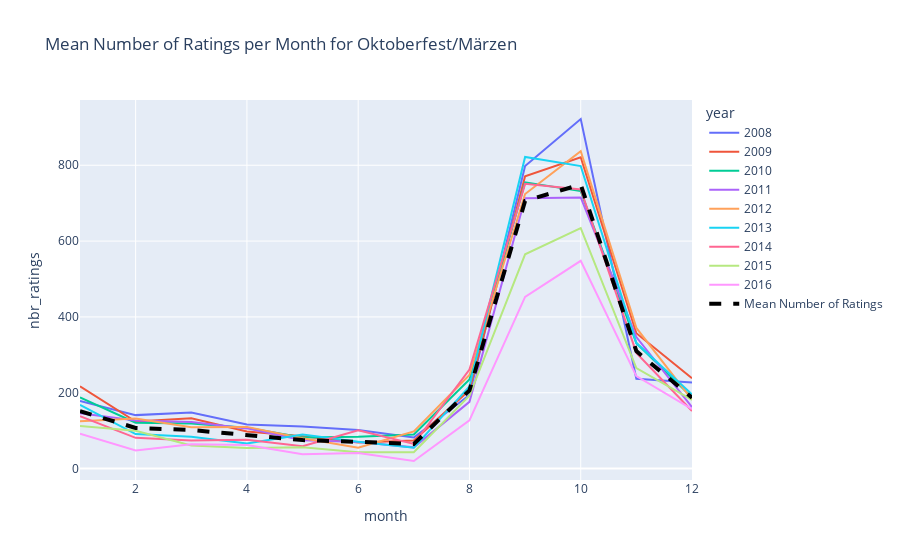
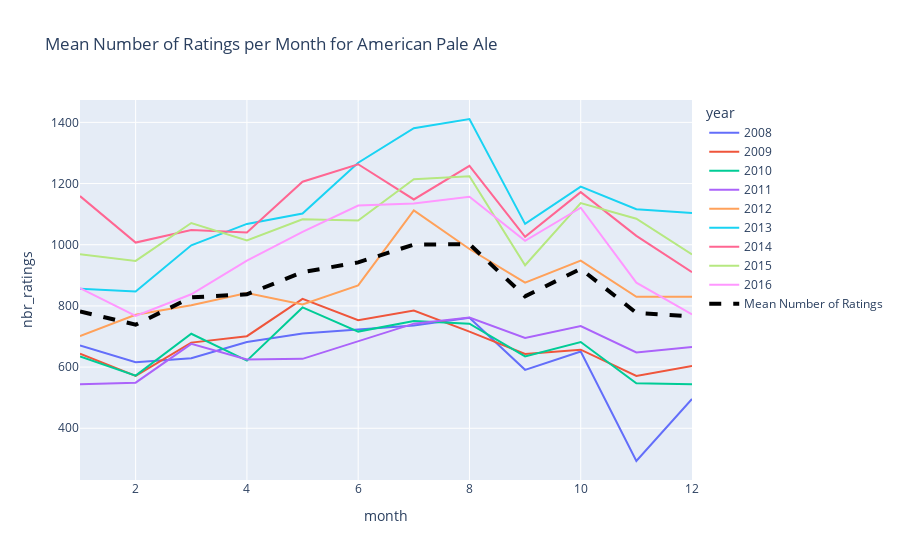
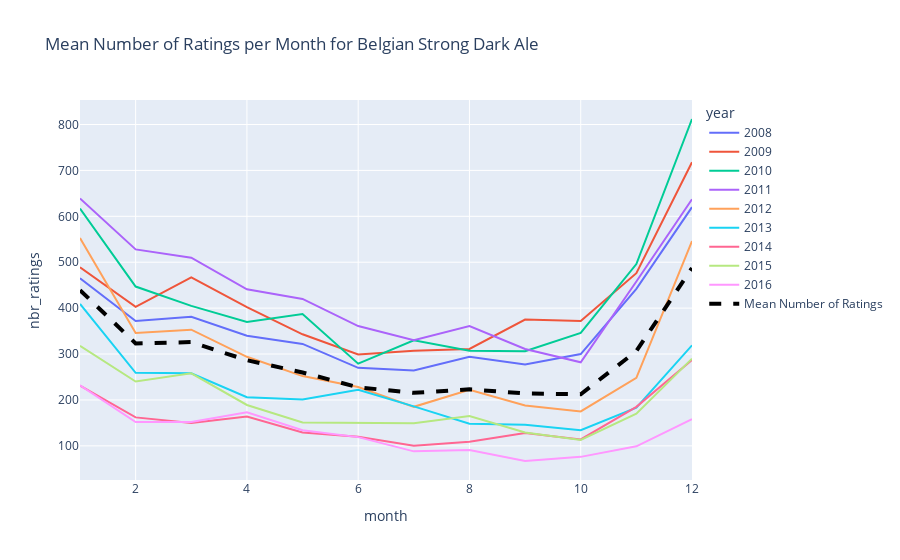

Write notebook code for charts like these, in order.
### Markdown cell above
Let's now observe the average ratings per month of some Beer's style. Can we see any particular differences? Have those styles any period where the number of ratings increases?

### Code cell
sample_styles = ['Oktoberfest/Märzen', 'American Pale Ale', 'Belgian Strong Dark Ale']

for style in sample_styles: 
    ratings_users_sample = ratings_combined_df[ratings_combined_df['style'] == style]

    year_month_ratings_count, year_month_ratings_count_filtered, mean_ratings_per_month = dataframe_time_analysis(ratings_users_sample, 2008, 2017)
    
    # Plot with plotly the mean number of ratings per month
    fig = px.line(year_month_ratings_count_filtered, x='month', y='nbr_ratings', color='year', title='Mean Number of Ratings per Month for {}'.format(style))
    fig.add_trace(go.Scatter(x=year_month_ratings_count_filtered.month, y=mean_ratings_per_month.mean_nbr_ratings, mode='lines', name='Mean Number of Ratings', line=dict(color='black', dash='dash', width=4)))

    fig.show()

### Figure 1 — Plotly figure (JSON) as saved in the notebook; plotly's stock layout.template omitted (floating-point values rounded to 4 significant figures)
{"data": [{"hovertemplate": "year=2008<br>month=%{x}<br>nbr_ratings=%{y}<extra></extra>", "legendgroup": "2008", "line": {"color": "#636efa", "dash": "solid"}, "marker": {"symbol": "circle"}, "mode": "lines", "name": "2008", "orientation": "v", "showlegend": true, "type": "scatter", "x": [1, 2, 3, 4, 5, 6, 7, 8, 9, 10, 11, 12], "xaxis": "x", "y": [178, 141, 148, 116, 111, 102, 82, 194, 798, 922, 237, 227], "yaxis": "y"}, {"hovertemplate": "year=2009<br>month=%{x}<br>nbr_ratings=%{y}<extra></extra>", "legendgroup": "2009", "line": {"color": "#EF553B", "dash": "solid"}, "marker": {"symbol": "circle"}, "mode": "lines", "name": "2009", "orientation": "v", "showlegend": true, "type": "scatter", "x": [1, 2, 3, 4, 5, 6, 7, 8, 9, 10, 11, 12], "xaxis": "x", "y": [217, 124, 133, 98, 85, 69, 74, 207, 771, 821, 357, 238], "yaxis": "y"}, {"hovertemplate": "year=2010<br>month=%{x}<br>nbr_ratings=%{y}<extra></extra>", "legendgroup": "2010", "line": {"color": "#00cc96", "dash": "solid"}, "marker": {"symbol": "circle"}, "mode": "lines", "name": "2010", "orientation": "v", "showlegend": true, "type": "scatter", "x": [1, 2, 3, 4, 5, 6, 7, 8, 9, 10, 11, 12], "xaxis": "x", "y": [188, 121, 119, 108, 82, 84, 90, 235, 755, 732, 331, 188], "yaxis": "y"}, {"hovertemplate": "year=2011<br>month=%{x}<br>nbr_ratings=%{y}<extra></extra>", "legendgroup": "2011", "line": {"color": "#ab63fa", "dash": "solid"}, "marker": {"symbol": "circle"}, "mode": "lines", "name": "2011", "orientation": "v", "showlegend": true, "type": "scatter", "x": [1, 2, 3, 4, 5, 6, 7, 8, 9, 10, 11, 12], "xaxis": "x", "y": [146, 127, 123, 106, 75, 70, 56, 176, 713, 715, 347, 162], "yaxis": "y"}, {"hovertemplate": "year=2012<br>month=%{x}<br>nbr_ratings=%{y}<extra></extra>", "legendgroup": "2012", "line": {"color": "#FFA15A", "dash": "solid"}, "marker": {"symbol": "circle"}, "mode": "lines", "name": "2012", "orientation": "v", "showlegend": true, "type": "scatter", "x": [1, 2, 3, 4, 5, 6, 7, 8, 9, 10, 11, 12], "xaxis": "x", "y": [125, 132, 109, 110, 80, 55, 98, 247, 724, 837, 371, 182], "yaxis": "y"}, {"hovertemplate": "year=2013<br>month=%{x}<br>nbr_ratings=%{y}<extra></extra>", "legendgroup": "2013", "line": {"color": "#19d3f3", "dash": "solid"}, "marker": {"symbol": "circle"}, "mode": "lines", "name": "2013", "orientation": "v", "showlegend": true, "type": "scatter", "x": [1, 2, 3, 4, 5, 6, 7, 8, 9, 10, 11, 12], "xaxis": "x", "y": [168, 91, 84, 66, 90, 71, 55, 217, 822, 798, 331, 196], "yaxis": "y"}, {"hovertemplate": "year=2014<br>month=%{x}<br>nbr_ratings=%{y}<extra></extra>", "legendgroup": "2014", "line": {"color": "#FF6692", "dash": "solid"}, "marker": {"symbol": "circle"}, "mode": "lines", "name": "2014", "orientation": "v", "showlegend": true, "type": "scatter", "x": [1, 2, 3, 4, 5, 6, 7, 8, 9, 10, 11, 12], "xaxis": "x", "y": [138, 81, 74, 76, 59, 101, 65, 261, 751, 736, 305, 152], "yaxis": "y"}, {"hovertemplate": "year=2015<br>month=%{x}<br>nbr_ratings=%{y}<extra></extra>", "legendgroup": "2015", "line": {"color": "#B6E880", "dash": "solid"}, "marker": {"symbol": "circle"}, "mode": "lines", "name": "2015", "orientation": "v", "showlegend": true, "type": "scatter", "x": [1, 2, 3, 4, 5, 6, 7, 8, 9, 10, 11, 12], "xaxis": "x", "y": [112, 100, 61, 54, 56, 43, 43, 192, 565, 634, 265, 181], "yaxis": "y"}, {"hovertemplate": "year=2016<br>month=%{x}<br>nbr_ratings=%{y}<extra></extra>", "legendgroup": "2016", "line": {"color": "#FF97FF", "dash": "solid"}, "marker": {"symbol": "circle"}, "mode": "lines", "name": "2016", "orientation": "v", "showlegend": true, "type": "scatter", "x": [1, 2, 3, 4, 5, 6, 7, 8, 9, 10, 11, 12], "xaxis": "x", "y": [92, 48, 64, 62, 38, 41, 20, 127, 453, 548, 244, 157], "yaxis": "y"}, {"line": {"color": "black", "dash": "dash", "width": 4}, "mode": "lines", "name": "Mean Number of Ratings", "type": "scatter", "x": [1, 2, 3, 4, 5, 6, 7, 8, 9, 10, 11, 12, 1, 2, 3, 4, 5, 6, 7, 8, 9, 10, 11, 12, 1, 2, 3, 4, 5, 6, 7, 8, 9, 10, 11, 12, 1, 2, 3, 4, 5, 6, 7, 8, 9, 10, 11, 12, 1, 2, 3, 4, 5, 6, 7, 8, 9, 10, 11, 12, 1, 2, 3, 4, 5, 6, 7, 8, 9, 10, 11, 12, 1, 2, 3, 4, 5, 6, 7, 8, 9, 10, 11, 12, 1, 2, 3, 4, 5, 6, 7, 8, 9, 10, 11, 12, 1, 2, 3, 4, 5, 6, 7, 8, 9, 10, 11, 12], "y": [151.6, 107.2, 101.7, 88.44, 75.11, 70.67, 64.78, 206.2, 705.8, 749.2, 309.8, 187]}], "layout": {"legend": {"title": {"text": "year"}, "tracegroupgap": 0}, "title": {"text": "Mean Number of Ratings per Month for Oktoberfest/Märzen"}, "xaxis": {"anchor": "y", "domain": [0, 1], "title": {"text": "month"}}, "yaxis": {"anchor": "x", "domain": [0, 1], "title": {"text": "nbr_ratings"}}}}

### Figure 2 — Plotly figure (JSON) as saved in the notebook; plotly's stock layout.template omitted (floating-point values rounded to 4 significant figures)
{"data": [{"hovertemplate": "year=2008<br>month=%{x}<br>nbr_ratings=%{y}<extra></extra>", "legendgroup": "2008", "line": {"color": "#636efa", "dash": "solid"}, "marker": {"symbol": "circle"}, "mode": "lines", "name": "2008", "orientation": "v", "showlegend": true, "type": "scatter", "x": [1, 2, 3, 4, 5, 6, 7, 8, 9, 10, 11, 12], "xaxis": "x", "y": [671, 616, 629, 682, 710, 722, 736, 761, 591, 651, 293, 496], "yaxis": "y"}, {"hovertemplate": "year=2009<br>month=%{x}<br>nbr_ratings=%{y}<extra></extra>", "legendgroup": "2009", "line": {"color": "#EF553B", "dash": "solid"}, "marker": {"symbol": "circle"}, "mode": "lines", "name": "2009", "orientation": "v", "showlegend": true, "type": "scatter", "x": [1, 2, 3, 4, 5, 6, 7, 8, 9, 10, 11, 12], "xaxis": "x", "y": [644, 571, 680, 701, 823, 753, 785, 716, 643, 657, 571, 604], "yaxis": "y"}, {"hovertemplate": "year=2010<br>month=%{x}<br>nbr_ratings=%{y}<extra></extra>", "legendgroup": "2010", "line": {"color": "#00cc96", "dash": "solid"}, "marker": {"symbol": "circle"}, "mode": "lines", "name": "2010", "orientation": "v", "showlegend": true, "type": "scatter", "x": [1, 2, 3, 4, 5, 6, 7, 8, 9, 10, 11, 12], "xaxis": "x", "y": [635, 572, 709, 621, 795, 716, 751, 742, 635, 682, 547, 544], "yaxis": "y"}, {"hovertemplate": "year=2011<br>month=%{x}<br>nbr_ratings=%{y}<extra></extra>", "legendgroup": "2011", "line": {"color": "#ab63fa", "dash": "solid"}, "marker": {"symbol": "circle"}, "mode": "lines", "name": "2011", "orientation": "v", "showlegend": true, "type": "scatter", "x": [1, 2, 3, 4, 5, 6, 7, 8, 9, 10, 11, 12], "xaxis": "x", "y": [544, 549, 676, 625, 627, 685, 742, 762, 695, 734, 648, 666], "yaxis": "y"}, {"hovertemplate": "year=2012<br>month=%{x}<br>nbr_ratings=%{y}<extra></extra>", "legendgroup": "2012", "line": {"color": "#FFA15A", "dash": "solid"}, "marker": {"symbol": "circle"}, "mode": "lines", "name": "2012", "orientation": "v", "showlegend": true, "type": "scatter", "x": [1, 2, 3, 4, 5, 6, 7, 8, 9, 10, 11, 12], "xaxis": "x", "y": [701, 771, 802, 842, 805, 867, 1112, 986, 876, 948, 830, 830], "yaxis": "y"}, {"hovertemplate": "year=2013<br>month=%{x}<br>nbr_ratings=%{y}<extra></extra>", "legendgroup": "2013", "line": {"color": "#19d3f3", "dash": "solid"}, "marker": {"symbol": "circle"}, "mode": "lines", "name": "2013", "orientation": "v", "showlegend": true, "type": "scatter", "x": [1, 2, 3, 4, 5, 6, 7, 8, 9, 10, 11, 12], "xaxis": "x", "y": [856, 847, 998, 1068, 1102, 1268, 1381, 1411, 1068, 1190, 1116, 1104], "yaxis": "y"}, {"hovertemplate": "year=2014<br>month=%{x}<br>nbr_ratings=%{y}<extra></extra>", "legendgroup": "2014", "line": {"color": "#FF6692", "dash": "solid"}, "marker": {"symbol": "circle"}, "mode": "lines", "name": "2014", "orientation": "v", "showlegend": true, "type": "scatter", "x": [1, 2, 3, 4, 5, 6, 7, 8, 9, 10, 11, 12], "xaxis": "x", "y": [1159, 1007, 1048, 1040, 1206, 1263, 1148, 1258, 1026, 1172, 1029, 910], "yaxis": "y"}, {"hovertemplate": "year=2015<br>month=%{x}<br>nbr_ratings=%{y}<extra></extra>", "legendgroup": "2015", "line": {"color": "#B6E880", "dash": "solid"}, "marker": {"symbol": "circle"}, "mode": "lines", "name": "2015", "orientation": "v", "showlegend": true, "type": "scatter", "x": [1, 2, 3, 4, 5, 6, 7, 8, 9, 10, 11, 12], "xaxis": "x", "y": [969, 947, 1071, 1014, 1083, 1079, 1214, 1224, 933, 1136, 1085, 968], "yaxis": "y"}, {"hovertemplate": "year=2016<br>month=%{x}<br>nbr_ratings=%{y}<extra></extra>", "legendgroup": "2016", "line": {"color": "#FF97FF", "dash": "solid"}, "marker": {"symbol": "circle"}, "mode": "lines", "name": "2016", "orientation": "v", "showlegend": true, "type": "scatter", "x": [1, 2, 3, 4, 5, 6, 7, 8, 9, 10, 11, 12], "xaxis": "x", "y": [858, 767, 838, 948, 1042, 1128, 1135, 1157, 1013, 1121, 876, 772], "yaxis": "y"}, {"line": {"color": "black", "dash": "dash", "width": 4}, "mode": "lines", "name": "Mean Number of Ratings", "type": "scatter", "x": [1, 2, 3, 4, 5, 6, 7, 8, 9, 10, 11, 12, 1, 2, 3, 4, 5, 6, 7, 8, 9, 10, 11, 12, 1, 2, 3, 4, 5, 6, 7, 8, 9, 10, 11, 12, 1, 2, 3, 4, 5, 6, 7, 8, 9, 10, 11, 12, 1, 2, 3, 4, 5, 6, 7, 8, 9, 10, 11, 12, 1, 2, 3, 4, 5, 6, 7, 8, 9, 10, 11, 12, 1, 2, 3, 4, 5, 6, 7, 8, 9, 10, 11, 12, 1, 2, 3, 4, 5, 6, 7, 8, 9, 10, 11, 12, 1, 2, 3, 4, 5, 6, 7, 8, 9, 10, 11, 12], "y": [781.9, 738.6, 827.9, 837.9, 910.3, 942.3, 1000.0, 1002.0, 831.1, 921.2, 777.2, 766]}], "layout": {"legend": {"title": {"text": "year"}, "tracegroupgap": 0}, "title": {"text": "Mean Number of Ratings per Month for American Pale Ale"}, "xaxis": {"anchor": "y", "domain": [0, 1], "title": {"text": "month"}}, "yaxis": {"anchor": "x", "domain": [0, 1], "title": {"text": "nbr_ratings"}}}}

### Figure 3 — Plotly figure (JSON) as saved in the notebook; plotly's stock layout.template omitted (floating-point values rounded to 4 significant figures)
{"data": [{"hovertemplate": "year=2008<br>month=%{x}<br>nbr_ratings=%{y}<extra></extra>", "legendgroup": "2008", "line": {"color": "#636efa", "dash": "solid"}, "marker": {"symbol": "circle"}, "mode": "lines", "name": "2008", "orientation": "v", "showlegend": true, "type": "scatter", "x": [1, 2, 3, 4, 5, 6, 7, 8, 9, 10, 11, 12], "xaxis": "x", "y": [465, 372, 381, 340, 322, 270, 264, 294, 277, 300, 442, 620], "yaxis": "y"}, {"hovertemplate": "year=2009<br>month=%{x}<br>nbr_ratings=%{y}<extra></extra>", "legendgroup": "2009", "line": {"color": "#EF553B", "dash": "solid"}, "marker": {"symbol": "circle"}, "mode": "lines", "name": "2009", "orientation": "v", "showlegend": true, "type": "scatter", "x": [1, 2, 3, 4, 5, 6, 7, 8, 9, 10, 11, 12], "xaxis": "x", "y": [489, 403, 467, 402, 343, 299, 307, 311, 375, 372, 476, 718], "yaxis": "y"}, {"hovertemplate": "year=2010<br>month=%{x}<br>nbr_ratings=%{y}<extra></extra>", "legendgroup": "2010", "line": {"color": "#00cc96", "dash": "solid"}, "marker": {"symbol": "circle"}, "mode": "lines", "name": "2010", "orientation": "v", "showlegend": true, "type": "scatter", "x": [1, 2, 3, 4, 5, 6, 7, 8, 9, 10, 11, 12], "xaxis": "x", "y": [617, 447, 405, 370, 387, 279, 330, 307, 306, 346, 496, 812], "yaxis": "y"}, {"hovertemplate": "year=2011<br>month=%{x}<br>nbr_ratings=%{y}<extra></extra>", "legendgroup": "2011", "line": {"color": "#ab63fa", "dash": "solid"}, "marker": {"symbol": "circle"}, "mode": "lines", "name": "2011", "orientation": "v", "showlegend": true, "type": "scatter", "x": [1, 2, 3, 4, 5, 6, 7, 8, 9, 10, 11, 12], "xaxis": "x", "y": [639, 528, 510, 441, 420, 361, 330, 361, 311, 282, 458, 637], "yaxis": "y"}, {"hovertemplate": "year=2012<br>month=%{x}<br>nbr_ratings=%{y}<extra></extra>", "legendgroup": "2012", "line": {"color": "#FFA15A", "dash": "solid"}, "marker": {"symbol": "circle"}, "mode": "lines", "name": "2012", "orientation": "v", "showlegend": true, "type": "scatter", "x": [1, 2, 3, 4, 5, 6, 7, 8, 9, 10, 11, 12], "xaxis": "x", "y": [553, 346, 353, 294, 252, 228, 185, 222, 188, 175, 248, 546], "yaxis": "y"}, {"hovertemplate": "year=2013<br>month=%{x}<br>nbr_ratings=%{y}<extra></extra>", "legendgroup": "2013", "line": {"color": "#19d3f3", "dash": "solid"}, "marker": {"symbol": "circle"}, "mode": "lines", "name": "2013", "orientation": "v", "showlegend": true, "type": "scatter", "x": [1, 2, 3, 4, 5, 6, 7, 8, 9, 10, 11, 12], "xaxis": "x", "y": [409, 259, 258, 206, 201, 222, 186, 148, 146, 134, 183, 319], "yaxis": "y"}, {"hovertemplate": "year=2014<br>month=%{x}<br>nbr_ratings=%{y}<extra></extra>", "legendgroup": "2014", "line": {"color": "#FF6692", "dash": "solid"}, "marker": {"symbol": "circle"}, "mode": "lines", "name": "2014", "orientation": "v", "showlegend": true, "type": "scatter", "x": [1, 2, 3, 4, 5, 6, 7, 8, 9, 10, 11, 12], "xaxis": "x", "y": [231, 162, 150, 164, 129, 120, 100, 109, 128, 114, 185, 287], "yaxis": "y"}, {"hovertemplate": "year=2015<br>month=%{x}<br>nbr_ratings=%{y}<extra></extra>", "legendgroup": "2015", "line": {"color": "#B6E880", "dash": "solid"}, "marker": {"symbol": "circle"}, "mode": "lines", "name": "2015", "orientation": "v", "showlegend": true, "type": "scatter", "x": [1, 2, 3, 4, 5, 6, 7, 8, 9, 10, 11, 12], "xaxis": "x", "y": [318, 240, 258, 189, 151, 150, 149, 165, 129, 113, 170, 290], "yaxis": "y"}, {"hovertemplate": "year=2016<br>month=%{x}<br>nbr_ratings=%{y}<extra></extra>", "legendgroup": "2016", "line": {"color": "#FF97FF", "dash": "solid"}, "marker": {"symbol": "circle"}, "mode": "lines", "name": "2016", "orientation": "v", "showlegend": true, "type": "scatter", "x": [1, 2, 3, 4, 5, 6, 7, 8, 9, 10, 11, 12], "xaxis": "x", "y": [232, 152, 152, 173, 134, 119, 88, 91, 67, 76, 99, 158], "yaxis": "y"}, {"line": {"color": "black", "dash": "dash", "width": 4}, "mode": "lines", "name": "Mean Number of Ratings", "type": "scatter", "x": [1, 2, 3, 4, 5, 6, 7, 8, 9, 10, 11, 12, 1, 2, 3, 4, 5, 6, 7, 8, 9, 10, 11, 12, 1, 2, 3, 4, 5, 6, 7, 8, 9, 10, 11, 12, 1, 2, 3, 4, 5, 6, 7, 8, 9, 10, 11, 12, 1, 2, 3, 4, 5, 6, 7, 8, 9, 10, 11, 12, 1, 2, 3, 4, 5, 6, 7, 8, 9, 10, 11, 12, 1, 2, 3, 4, 5, 6, 7, 8, 9, 10, 11, 12, 1, 2, 3, 4, 5, 6, 7, 8, 9, 10, 11, 12, 1, 2, 3, 4, 5, 6, 7, 8, 9, 10, 11, 12], "y": [439.2, 323.2, 326, 286.6, 259.9, 227.6, 215.4, 223.1, 214.1, 212.4, 306.3, 487.4]}], "layout": {"legend": {"title": {"text": "year"}, "tracegroupgap": 0}, "title": {"text": "Mean Number of Ratings per Month for Belgian Strong Dark Ale"}, "xaxis": {"anchor": "y", "domain": [0, 1], "title": {"text": "month"}}, "yaxis": {"anchor": "x", "domain": [0, 1], "title": {"text": "nbr_ratings"}}}}
